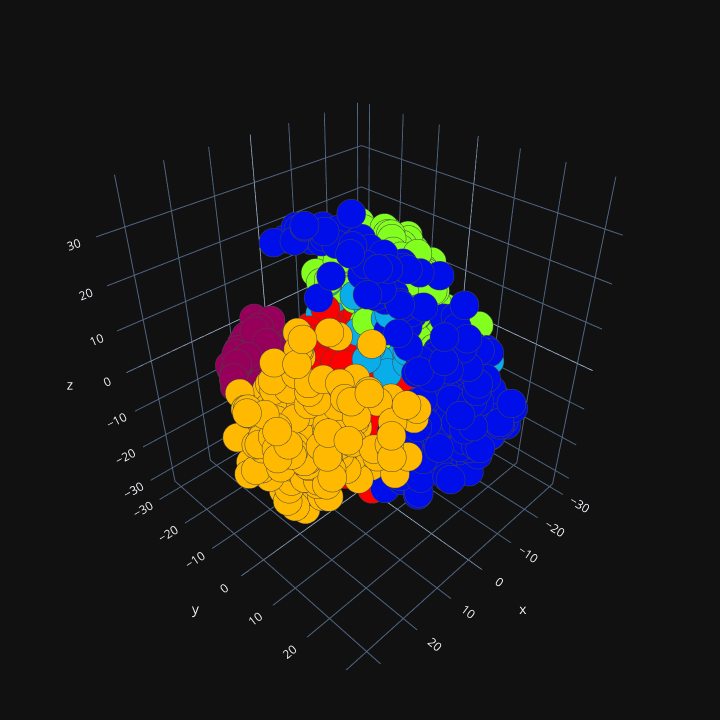

The notebook cell this image was saved under:
### Code cell
pca_3d = PCA(n_components=3)
X_trans_3d = pca_3d.fit_transform(X)
plot_3d_clustering(X_trans_3d, "", "PCA")

### Figure 1 — Plotly figure (JSON) as saved in the notebook; plotly's stock layout.template omitted (floating-point values rounded to 4 significant figures; data arrays with more than 128 entries replaced by an {"elided": "..."} marker saying what was removed)
{"data": [{"marker": {"color": {"elided": "1083 int values"}, "colorscale": [[0, "rgb(150,0,90)"], [0.125, "rgb(0,0,200)"], [0.25, "rgb(0,25,255)"], [0.375, "rgb(0,152,255)"], [0.5, "rgb(44,255,150)"], [0.625, "rgb(151,255,0)"], [0.75, "rgb(255,234,0)"], [0.875, "rgb(255,111,0)"], [1, "rgb(255,0,0)"]], "line": {"width": 1}, "opacity": 1, "size": 10}, "mode": "markers", "text": {"elided": "1083 str values"}, "type": "scatter3d", "x": {"elided": "1083 float values"}, "y": {"elided": "1083 float values"}, "z": {"elided": "1083 float values"}}], "layout": {"height": 720, "margin": {"b": 50, "l": 50, "r": 50, "t": 50}, "width": 720}}
